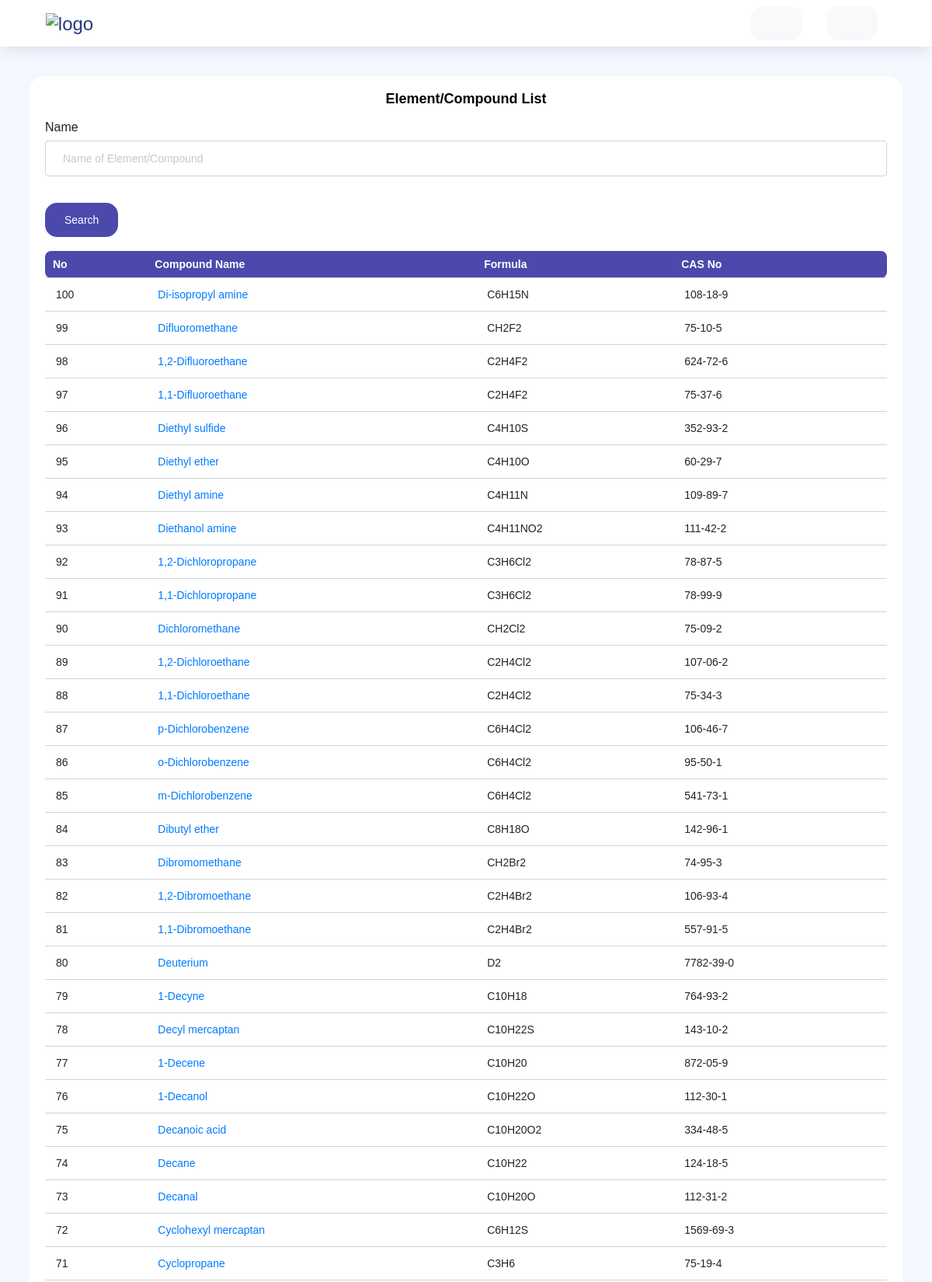
The page /element/ (upper part) on the database its author committed.
### core/models.py (models this page shows, shortened)
class Element(models.Model):
    name = models.CharField(max_length=300, blank=True, null=True)
    formula= RichTextUploadingField(max_length=200,blank=True, null=True)
    CASno = models.CharField(max_length=300,blank=True, null=True)

### core/views.py (the view)
# urls.py: path('element/', pro_home, name='Process'),
def pro_home(request):
    queryset = Element.objects.all().order_by('id')
    now = datetime.date(datetime.now())
    paginator = Paginator(queryset, 100)
    page = request.GET.get('page')
    queryset = paginator.get_page(page)
    form = ElementSearchForm(request.POST or None)
    if request.method == 'POST':
        queryset = Element.objects.filter(
									name__icontains=form['name'].value(),
									)
    context = {
        "queryset": queryset,
        'form': form,
        'now': now,
    }
    return render (request, 'pro.html', context)

### core/forms.py
class ElementSearchForm(forms.ModelForm):
    class Meta:
        model = Element
        fields = ['name', ]
        widgets = {
            'name':forms.TextInput(attrs={'id':'myInput','type':'text', 'name':'query','class':'form-control','placeholder':'Name of Element/Compound'}),
        }

### templates/pro.html (shortened to what this page needs)
{% extends "dashboard.html" %} {% load static %} {% block changepassword %} {% load crispy_forms_tags %}
<link rel="stylesheet" href="{% static 'css/pagination.css' %}">
<link rel="stylesheet" href="//maxcdn.bootstrapcdn.com/font-awesome/4.3.0/css/font-awesome.min.css">
<div class="row">
    <div class="col-md-12 grid-margin stretch-card">
        <div class="card">
            <div class="card-body">
                <h1 class="card-title text-center">Element/Compound list</h1>
                <form autocomplete="on" method='POST' action=''>{% csrf_token %}
                <div class="autocomplete">
                {{form|crispy}}
                    </div>
                    <br>
                    <input class="btn btn-primary mybutton" type="submit" value='Search' />
                </form>
                <br>
                <div class="table-responsive">
                    <table class="table table-hover display expandable-table">
                        <thead>
                            <tr>
                                <th>No</th>
                                <th>Compound Name</th>
                                <th>Formula</th>
                                <th>CAS No</th>
                            </tr>
                        </thead>
                        {% for instance in queryset reversed %}
                        <tr>
                            <td>{{instance.id}}</td>
                            <td><a href="{% url 'ProcessDetail' instance.id %}">{{instance.name}}</a></td>
                            <td>{{instance.formula| safe}}</td>
                            <td>{{instance.CASno | safe}}</td>
                        </tr>
                        {% endfor %}
                    </table>
                </div>
                <br>
            </div>
        </div>
    </div>
    {% endblock changepassword %}

### templates/dashboard.html (shortened to what this page needs)
{% extends "static.html" %}{% load static %} {% block static %}
<div class="container-scroller">
    {% include "navbar.html" %}
    <div class="container-fluid page-body-wrapper">
        <div class="main-panel">
            <div class="content-wrapper">
                {% block changepassword %}
                {% endblock changepassword %}
            </div>
        </div>
    </div>
</div>
{% endblock static %}

### templates/static.html (shortened to what this page needs)
<!DOCTYPE html>
<html lang="en">
{% load static %}
<head>
    <link rel="stylesheet" href="{% static 'vendors/feather/feather.css' %}">
    <link rel="stylesheet" href="{% static 'vendors/ti-icons/css/themify-icons.css' %}">
    <link rel="stylesheet" href="{% static 'vendors/css/vendor.bundle.base.css' %}">
    <link rel="stylesheet" href="{% static 'vendors/datatables.net-bs4/dataTables.bootstrap4.css' %}">
    <link rel="stylesheet" href="{% static 'vendors/ti-icons/css/themify-icons.css' %}">
    <link rel="stylesheet" type="text/css" href="{% static 'js/select.dataTables.min.css' %}">
    <link rel="stylesheet" href="{% static 'css/vertical-layout-light/style.css' %}">
</head>
<body>
    {% block static %} {% endblock static %}
</body>
</html>

### templates/navbar.html (shortened to what this page needs)
{% load static %}
<nav class="navbar col-lg-12 col-12 p-0 fixed-top d-flex flex-row">
    <div class="text-center navbar-brand-wrapper d-flex align-items-center justify-content-center">
        <a class="navbar-brand brand-logo mr-5" href=""><img style="width: 50px; height: 50px;" src="{% static 'img/E.png' %}" class="mr-2" alt="logo" /></a>
    </div>
    <div class="navbar-menu-wrapper d-flex align-items-center justify-content-end"> {% load static %}
        <ul class="navbar-nav navbar-nav-right">
            <li class="nav-item dropdown">
                <button class="btn btn-light dropdown-toggle" type="button" id="dropdownMenuButton1" data-toggle="dropdown" aria-haspopup="true" aria-expanded="true">
                    </button>
            </li>
            <li class="nav-item dropdown">
                <button class="btn btn-light dropdown-toggle dropdown-toggle" id="notificationDropdown" href="#" data-toggle="dropdown">
                </button>
            </li>
            <li class="nav-item nav-settings d-none d-lg-flex ">
                <a class="nav-link " href="# ">
                    <i class="icon-ellipsis "></i>
                </a>
            </li>
        </ul>
    </div>
</nav>

### rows shown on the page
Element: id "100", name "Di-isopropyl amine", formula "C6H15N", CASno "108-18-9"
Element: id "99", name "Difluoromethane", formula "CH2F2", CASno "75-10-5"
Element: id "98", name "1,2-Difluoroethane", formula "C2H4F2", CASno "624-72-6"
Element: id "97", name "1,1-Difluoroethane", formula "C2H4F2", CASno "75-37-6"
Element: id "96", name "Diethyl sulfide", formula "C4H10S", CASno "352-93-2"
Element: id "95", name "Diethyl ether", formula "C4H10O", CASno "60-29-7"
Element: id "94", name "Diethyl amine", formula "C4H11N", CASno "109-89-7"
Element: id "93", name "Diethanol amine", formula "C4H11NO2", CASno "111-42-2"
Element: id "92", name "1,2-Dichloropropane", formula "C3H6Cl2", CASno "78-87-5"
Element: id "91", name "1,1-Dichloropropane", formula "C3H6Cl2", CASno "78-99-9"
Element: id "90", name "Dichloromethane", formula "CH2Cl2", CASno "75-09-2"
Element: id "89", name "1,2-Dichloroethane", formula "C2H4Cl2", CASno "107-06-2"
Element: id "88", name "1,1-Dichloroethane", formula "C2H4Cl2", CASno "75-34-3"
Element: id "87", name "p-Dichlorobenzene", formula "C6H4Cl2", CASno "106-46-7"
Element: id "86", name "o-Dichlorobenzene", formula "C6H4Cl2", CASno "95-50-1"
Element: id "85", name "m-Dichlorobenzene", formula "C6H4Cl2", CASno "541-73-1"
Element: id "84", name "Dibutyl ether", formula "C8H18O", CASno "142-96-1"
Element: id "83", name "Dibromomethane", formula "CH2Br2", CASno "74-95-3"
Element: id "82", name "1,2-Dibromoethane", formula "C2H4Br2", CASno "106-93-4"
Element: id "81", name "1,1-Dibromoethane", formula "C2H4Br2", CASno "557-91-5"
Element: id "80", name "Deuterium", formula "D2", CASno "7782-39-0"
Element: id "79", name "1-Decyne", formula "C10H18", CASno "764-93-2"
Element: id "78", name "Decyl mercaptan", formula "C10H22S", CASno "143-10-2"
Element: id "77", name "1-Decene", formula "C10H20", CASno "872-05-9"
Element: id "76", name "1-Decanol", formula "C10H22O", CASno "112-30-1"
Element: id "75", name "Decanoic acid", formula "C10H20O2", CASno "334-48-5"
Element: id "74", name "Decane", formula "C10H22", CASno "124-18-5"
Element: id "73", name "Decanal", formula "C10H20O", CASno "112-31-2"
Element: id "72", name "Cyclohexyl mercaptan", formula "C6H12S", CASno "1569-69-3"
Element: id "71", name "Cyclopropane", formula "C3H6", CASno "75-19-4"
